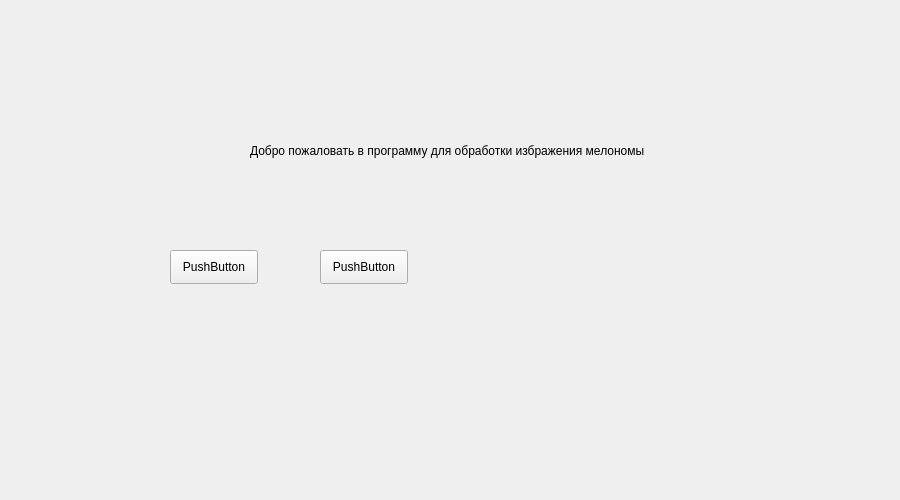
<?xml version="1.0" encoding="UTF-8"?>
<ui version="4.0">
 <class>StartForm</class>
 <widget class="QWidget" name="StartForm">
  <property name="geometry">
   <rect>
    <x>0</x>
    <y>0</y>
    <width>900</width>
    <height>500</height>
   </rect>
  </property>
  <property name="windowTitle">
   <string>Form</string>
  </property>
  <widget class="QLabel" name="label">
   <property name="geometry">
    <rect>
     <x>250</x>
     <y>100</y>
     <width>591</width>
     <height>101</height>
    </rect>
   </property>
   <property name="text">
    <string>Добро пожаловать в программу для обработки избражения мелономы</string>
   </property>
   <property name="textFormat">
    <enum>Qt::PlainText</enum>
   </property>
   <property name="alignment">
    <set>Qt::AlignLeading|Qt::AlignLeft|Qt::AlignVCenter</set>
   </property>
   <property name="textInteractionFlags">
    <set>Qt::LinksAccessibleByMouse</set>
   </property>
  </widget>
  <widget class="QPushButton" name="pushButton">
   <property name="geometry">
    <rect>
     <x>320</x>
     <y>250</y>
     <width>88</width>
     <height>34</height>
    </rect>
   </property>
   <property name="text">
    <string>PushButton</string>
   </property>
  </widget>
  <widget class="QPushButton" name="pushButton_2">
   <property name="geometry">
    <rect>
     <x>170</x>
     <y>250</y>
     <width>88</width>
     <height>34</height>
    </rect>
   </property>
   <property name="text">
    <string>PushButton</string>
   </property>
  </widget>
 </widget>
 <resources/>
 <connections/>
</ui>
